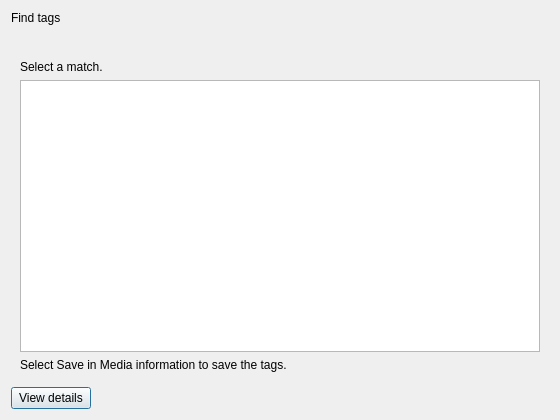
<?xml version="1.0" encoding="UTF-8"?>
<ui version="4.0">
 <class>FingerprintDialog</class>
 <widget class="QDialog" name="FingerprintDialog">
  <property name="windowModality"><enum>Qt::WindowModal</enum></property>
  <property name="geometry"><rect><x>0</x><y>0</y><width>560</width><height>420</height></rect></property>
  <property name="windowTitle"><string>Find tags</string></property>
  <layout class="QVBoxLayout" name="dialogLayout">
   <item><widget class="QLabel" name="heading"><property name="text"><string>Find tags</string></property><property name="wordWrap"><bool>true</bool></property></widget></item>
   <item><widget class="QLabel" name="fileName"><property name="textFormat"><enum>Qt::PlainText</enum></property><property name="wordWrap"><bool>true</bool></property><property name="textInteractionFlags"><set>Qt::TextSelectableByMouse</set></property></widget></item>
   <item><widget class="QStackedWidget" name="stackedWidget">
    <widget class="QWidget" name="results"><layout class="QVBoxLayout" name="resultsLayout">
     <item><widget class="QLabel" name="resultsLabel"><property name="text"><string>Select a match.</string></property><property name="wordWrap"><bool>true</bool></property></widget></item>
     <item><widget class="QListWidget" name="recordsList"><property name="horizontalScrollBarPolicy"><enum>Qt::ScrollBarAlwaysOff</enum></property><property name="wordWrap"><bool>true</bool></property><property name="uniformItemSizes"><bool>false</bool></property><property name="selectionMode"><enum>QAbstractItemView::SingleSelection</enum></property></widget></item>
     <item><widget class="QLabel" name="saveNote"><property name="text"><string>Select Save in Media information to save the tags.</string></property><property name="wordWrap"><bool>true</bool></property></widget></item>
    </layout></widget>
    <widget class="QWidget" name="error"><layout class="QVBoxLayout" name="errorLayout">
     <item><spacer name="errorTop"><property name="orientation"><enum>Qt::Vertical</enum></property><property name="sizeHint" stdset="0"><size><width>0</width><height>0</height></size></property></spacer></item>
     <item><widget class="QLabel" name="errorLabel"><property name="text"><string>No matching tags were found.</string></property><property name="wordWrap"><bool>true</bool></property><property name="alignment"><set>Qt::AlignCenter</set></property></widget></item>
     <item><spacer name="errorBottom"><property name="orientation"><enum>Qt::Vertical</enum></property><property name="sizeHint" stdset="0"><size><width>0</width><height>0</height></size></property></spacer></item>
    </layout></widget>
    <widget class="QWidget" name="wait"><layout class="QVBoxLayout" name="waitLayout">
     <item><spacer name="waitTop"><property name="orientation"><enum>Qt::Vertical</enum></property><property name="sizeHint" stdset="0"><size><width>0</width><height>0</height></size></property></spacer></item>
     <item><widget class="QProgressBar" name="progressBar"><property name="minimum"><number>0</number></property><property name="maximum"><number>0</number></property><property name="textVisible"><bool>false</bool></property></widget></item>
     <item><widget class="QLabel" name="waitLabel"><property name="text"><string>Finding tags…</string></property><property name="alignment"><set>Qt::AlignCenter</set></property><property name="wordWrap"><bool>true</bool></property></widget></item>
     <item><spacer name="waitBottom"><property name="orientation"><enum>Qt::Vertical</enum></property><property name="sizeHint" stdset="0"><size><width>0</width><height>0</height></size></property></spacer></item>
    </layout></widget>
   </widget></item>
   <item><layout class="QHBoxLayout" name="actionsLayout">
    <item><widget class="QPushButton" name="detailsButton"><property name="text"><string>View details</string></property></widget></item>
    <item><spacer name="actionsSpacer"><property name="orientation"><enum>Qt::Horizontal</enum></property><property name="sizeHint" stdset="0"><size><width>0</width><height>0</height></size></property></spacer></item>
    <item><widget class="QDialogButtonBox" name="buttonBox"><property name="standardButtons"><set>QDialogButtonBox::NoButton</set></property></widget></item>
   </layout></item>
  </layout>
 </widget>
 <resources/>
 <connections/>
</ui>
